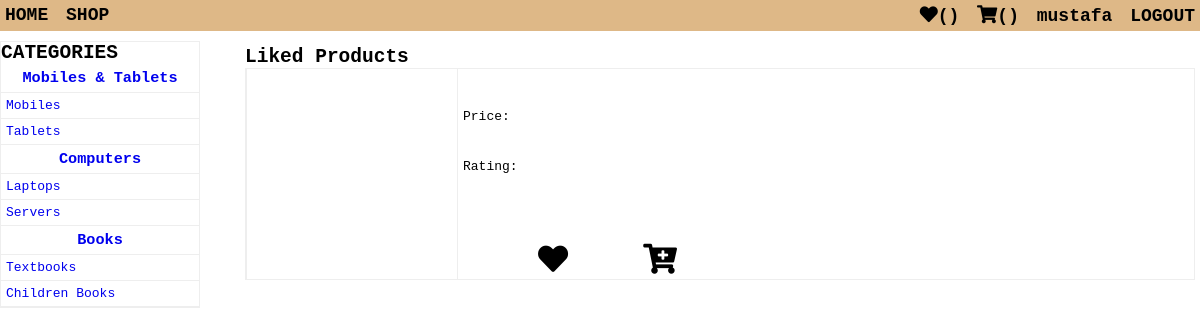
Screenshot of /likes/ (signed in) with the database file from the repository.
### ecommerce/models.py (models this page shows, shortened)
class Category(models.Model):
    name = models.CharField(max_length=150)

class Subcategory(models.Model):
    name = models.CharField(max_length=150)
    category = models.ForeignKey(Category, on_delete=models.CASCADE, related_name="subcategories")
    def get_absolute_url(self):
        return reverse("shop") + f"?subcategory__name={self.name}"

### ecommerce/views/likes.py (the view)
# urls.py: path('likes/', views.likes, name="likes"),
@login_required
def likes(request):
    context = {
        'categories': Category.objects.all(),
    }
    return render(request, 'ecommerce/likes.html', context=context)

### ecommerce/models.py (called while the page is built)
    def get_absolute_url(self):
        return reverse('profile', args=(self.id,))

### ecommerce/templates/ecommerce/likes.html (shortened to what this page needs)
{% extends './base.html' %}
{% load static %}
{% block content %}
<div class="shop">
    <main>
        <div class="left">
            {% include './categories-links.html' %}
        </div>
        <div class="right">
            <h2>Liked Products</h2>
            <div class="products">
                <div  v-for="product in likes.products" class="product">
                    <div class="product-img">
                        <a :href="product.url">
                        </a>
                    </div>
                    <div class="product-details">
                        <p class="product-price">Price: </p>
                        <p class="product-rating">Rating: </p>
                        <div v-if="product.is_authenticated" class="product-actions">
                            <p><i @click="addToLikes(product)" class="fas fa-heart" :class="{ is_liked: product.is_liked }"></i></p>
                            <p><i @click="addToCart(product)" class="fas fa-cart-plus" :class="{ is_in_cart: product.is_in_cart}"></i></p>
                        </div>
                    </div>
                </div>
            </div>
        </div>
    </main>
</div>
{% endblock content %}

### ecommerce/templates/ecommerce/navbar.html (shortened to what this page needs)
<nav>
    <div>
        <ul>
            <li><a href="{% url 'home' %}">HOME</a></li>
            <li><a href="{% url 'shop' %}">SHOP</a></li>
        </ul>
    </div>
    <div>
        <ul>
            {% if user.is_authenticated %}
            <li><a href="{% url 'likes' %}"><i class="fas fa-heart"></i>()</a></li>
            <li><a href="{% url 'cart' %}"><i class="fas fa-shopping-cart"></i>()</a></li>
            <li><a href="{{ user.profile.get_absolute_url }}">{{ user.username }}</a></li>
            <li><a href="{% url 'logout' %}">LOGOUT</a></li>
            {% else %}
            <li><a href="{% url 'signin' %}">LOGIN</a></li>
            {% endif %}
        </ul>
    </div>
</nav>

### ecommerce/templates/ecommerce/categories-links.html
<div class="categories-links">
    <h2>CATEGORIES</h2>
    {% for category in categories %}
    <div class="category-links">
        <h3><a href="#">{{ category.name }}</a></h3>
        <ul>
            {% for subcategory in category.subcategories.all %}
            <li><a href="{{ subcategory.get_absolute_url }}">{{ subcategory.name }}</a></li>
            {% endfor %}
        </ul>
    </div>
    {% endfor %}
</div>

### ecommerce/static/ecommerce/css/base.css (style rules this page uses)
* { box-sizing: border-box; margin: 0; padding: 0; font-family: monospace; }

### ecommerce/static/ecommerce/css/navbar.css (style rules this page uses)
nav { margin-bottom: 10px; display: flex; justify-content: space-between; background-color: burlywood; }
nav ul { list-style-type: none; }
nav ul li { display: inline-block; padding: 5px; }
nav a { text-decoration: none; color: black; font-weight: bold; font-family: monospace; font-size: 18px; }

### ecommerce/static/ecommerce/css/home.css (style rules this page uses)
main { display: flex; justify-content: space-between; }
.left { width: 15%; min-width: 200px; border: 1px solid #eee; }
.right { width: 80%; padding: 5px; }
.categories-links ul { list-style-type: none; }
.categories-links li { padding: 5px; border-bottom: 1px solid #eee; }
.categories-links h3 { text-align: center; border-bottom: 1px solid #eee; padding: 5px; }
.categories-links a { text-decoration: none; }

### ecommerce/static/ecommerce/css/shop.css (style rules this page uses)
.product { display: flex; border: 1px solid #eee; }
.product > div { border-left: 1px solid #eee; padding: 5px; }
.product-img a { display: block; width: 200px; height: 200px; }
.product-details { display: flex; justify-content: space-between; flex-direction: column; padding: 5px; width: 300px; }
.product-actions { display: flex; justify-content: space-evenly; font-size: 30px; }
.product-actions i { display: block; }

### rows the page displays
Category: name "Mobiles & Tablets"
Subcategory: name "Mobiles"
Subcategory: name "Tablets"
Category: name "Computers"
Subcategory: name "Laptops"
Subcategory: name "Servers"
Category: name "Books"
Subcategory: name "Textbooks"
Subcategory: name "Children Books"

### other values shown
{{ user.username }} "mustafa"
